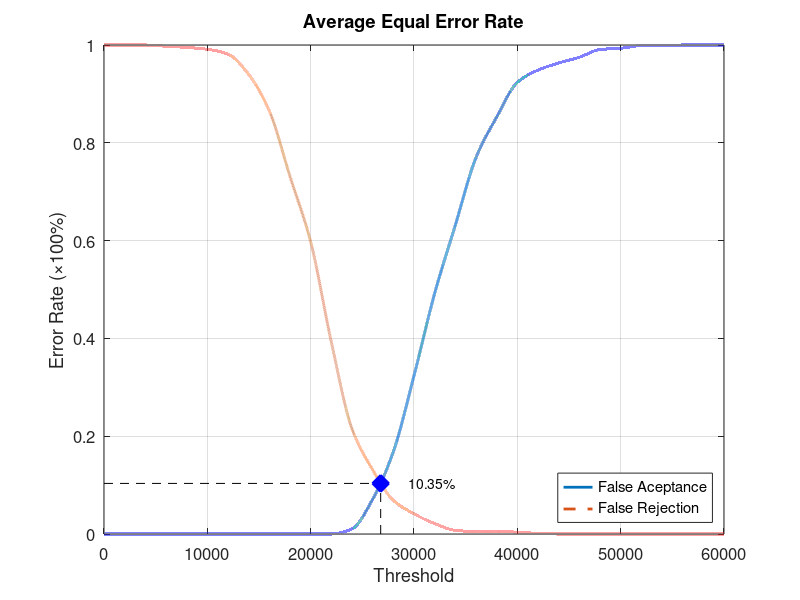
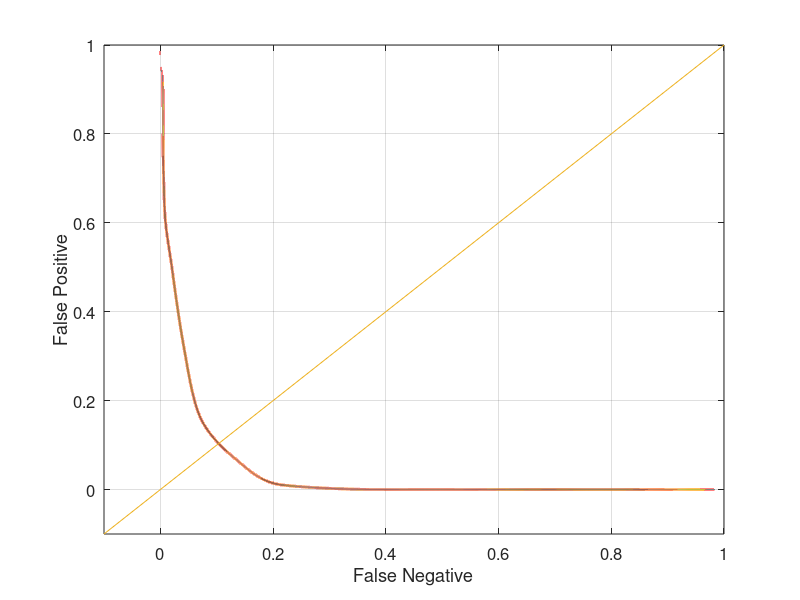

Reproduce these figures in MATLAB, in order.
function yEER = Experiment1Average
close all;
clear;
clc;
x = 0:2000:60000;
xq = 0:0.5:60000;

y0 = [0 0 0 0 0 0 0 0 0 0 0 0 0.0105263 0.0710526 0.168421 0.323684 0.492105 0.631579 0.769737 0.852632 0.923684 0.948684 0.963158 0.975 0.990789 0.993421 0.998684 0.998684 1 1 1];
yy0 = interp1(x, y0, xq, 'pchip');
y1 = [1 1 1 0.9975 0.995 0.99125 0.98125 0.94 0.865 0.73125 0.5975 0.3925 0.215 0.13125 0.06875 0.04125 0.02125 0.0075 0.005 0.005 0.00375 0.00125 0 0 0 0 0 0 0 0 0];
yy1 = interp1(x, y1, xq, 'pchip');

% Calculating EER: 
y2 = abs(y0 - y1);
find(y2 == min(y2))
yy2 = abs(yy0 - yy1);
xEER = find(yy2 == min(yy2));
xEERIndex = xq(xEER) % X-axis EER
yEER = yy0(xEER) % Y-axis EER

main = figure
plot(xq, yy0,'-','LineWidth', 2);	hold on
plot(xq, yy1,'--','LineWidth', 2);	hold on
plot([xEERIndex xEERIndex], [0 yEER], 'k--');	hold on
plot([0 xEERIndex], [yEER yEER], 'k--');	hold on
plot(xEERIndex, yEER, 'bx', 'LineWidth', 10);	hold on
text(xEERIndex + 10 * xEERIndex / 100, yEER, [num2str(round((10000 * yEER)) / 100) '%'])
legend('False Aceptance', 'False Rejection', 'Location', 'SouthEast')
xlabel('Threshold')
ylabel('Error Rate (\times100%)')
title('Average Equal Error Rate')
set(gca, 'FontSize', 12)
axis([0 60000 0 1])
grid on

print(main, 'Experiment1AverageMain', '-dpng');
FNRxFPR = figure('Color', [1 1 1]);
plot(yy1, yy0, '-', yy1, yy0, 'LineWidth', 2);
hold on
y = -0.1:0.1:1
plot(y, y); 
set(gca, 'FontSize', 12)
xlabel('False Negative')
ylabel('False Positive')
axis([-0.1 1 -0.1 1])
set(gca, 'FontSize', 12)
grid on

print(FNRxFPR, 'Experiment1AverageFNRxFPR','-dpng');
end
